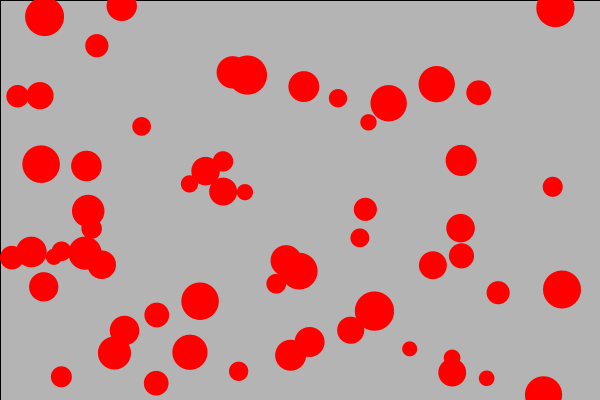
Frame 1 (no input)
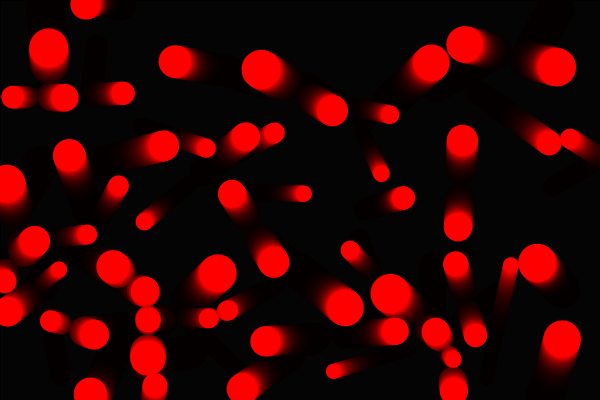
Frame 60 (the mouse pressed at the canvas centre just before this capture)
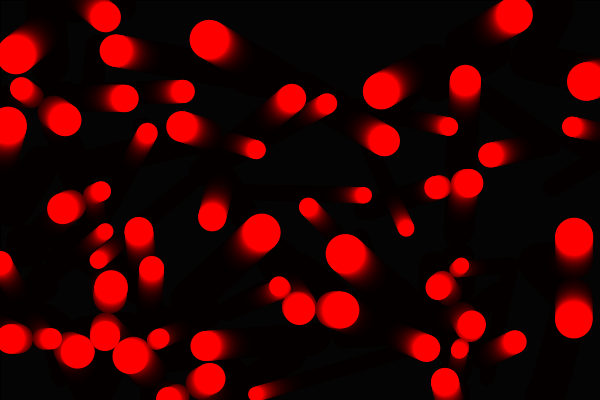
Frame 120 (the mouse held since frame 60 and released just before this capture)

The Processing sketch that drew these frames (run headless with seeded random() and noise(); from frame 60 on, the mouse is pressed at the canvas centre):

// Processing sketch: processing_92431
// ── processing_92431.pde


int numBalls = 60;
Ball [] balls = new Ball [numBalls];


void setup ()
{
  size (600, 400);
  //b1 = new Ball (); //creating b1 object using a blue print class Ball
  //b2 = new Ball ();

  for (int i = 0; i < balls.length; i++)
  {
    balls [i] = new Ball (color (255, 0, 0) ); //calls the first constructor and draws red balls
    //balls [i] = new Ball (); //calls the second constructor and draws multicolored balls
  }

  smooth (); //not in the class Ball as it will slow down the program
}

void draw ()
{
  // trace behind the balls
  fill (0, 30); //transperancy creates a layer wich partially covers a moving ball
  rect (0, 0, width, height); //a rectangle to cover the screen

  for (int i = 0; i < balls.length; i++)
  {
    for (int j = i+1; j < balls.length; j++)
    {
      balls [i].bounceBalls (balls [j]);
    }
    
    balls [i].bounceWalls ();
    balls [i].moveBall ();
    balls [i].drawMe ();
  } 

  /* 
   b2.bounceWalls ();
   b2.moveBall ();
   b2.drawMe (); //b2 object uses drawMe constructor
   */
}

class Ball
{
  float x, y, velX, velY, bSize;
  float wave, waveSpeed, amp;
  color bColor;

  Ball ( color c) //constructor to initialize parameters of a ball
  {
    x = random (width);
    y = random (height);
    velX = random (-2, 2);
    velY = random (-2, 2);
    bSize = random (15, 40);
    bColor = c;
  }

  Ball ( ) //constructor to initialize parameters of a ball
  {
    x = random (width);
    y = random (height);
    velX = random (-2, 2);
    velY = random (-2, 2);
    bSize = random (15, 40);
    bColor = color (random (255), random (255), random (255) );

    wave = random (TWO_PI);
    waveSpeed = random (0.1, 0.5);
    amp = random (1, 4);
  }
  void drawMe () //constructor to draw a ball
  {
    noStroke ();
    fill (bColor);
    pushMatrix ();
    translate (x, y);
    ellipse (0, 0, bSize, bSize);
    popMatrix ();
  }

  void moveBall () //constructor to move a ball - updates the position of hte ball using speed
  {
    wave =+ waveSpeed;
    x += velX;
    y += velY + sin (wave) * amp; // adds wavie movement
  }

  void bounceWalls ()
  {
    if (x > width || x < 0) 
    {
      velX *= -1;
    }

    if (y > height || y < 0) 
    {
      velY *= -1;
    }
  }

  void bounceBalls (Ball other) //collision between balls: comparing our ball with other balls
  {
    for (int i = 0; i < balls.length; i++)
    {
      if (dist (x, y, other.x, other.y) < (bSize/2 + other.bSize/2))
      {
        float angle = atan2 (y - other.y, x - other.x);

        velX = cos (angle);
        velY = sin (angle);

        other.velX = cos (angle - PI);
        other.velY = sin (angle - PI);
      }
    }
  }
}
